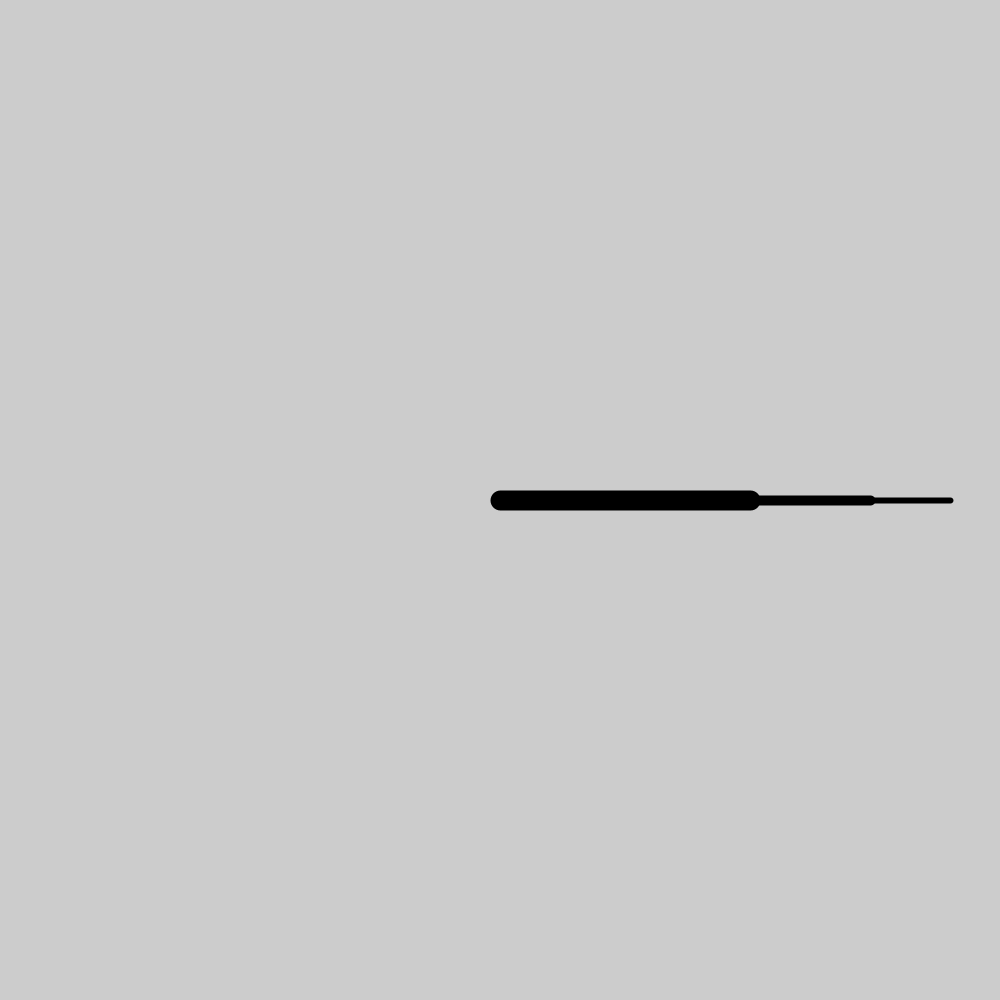
Frame 1 (no input)
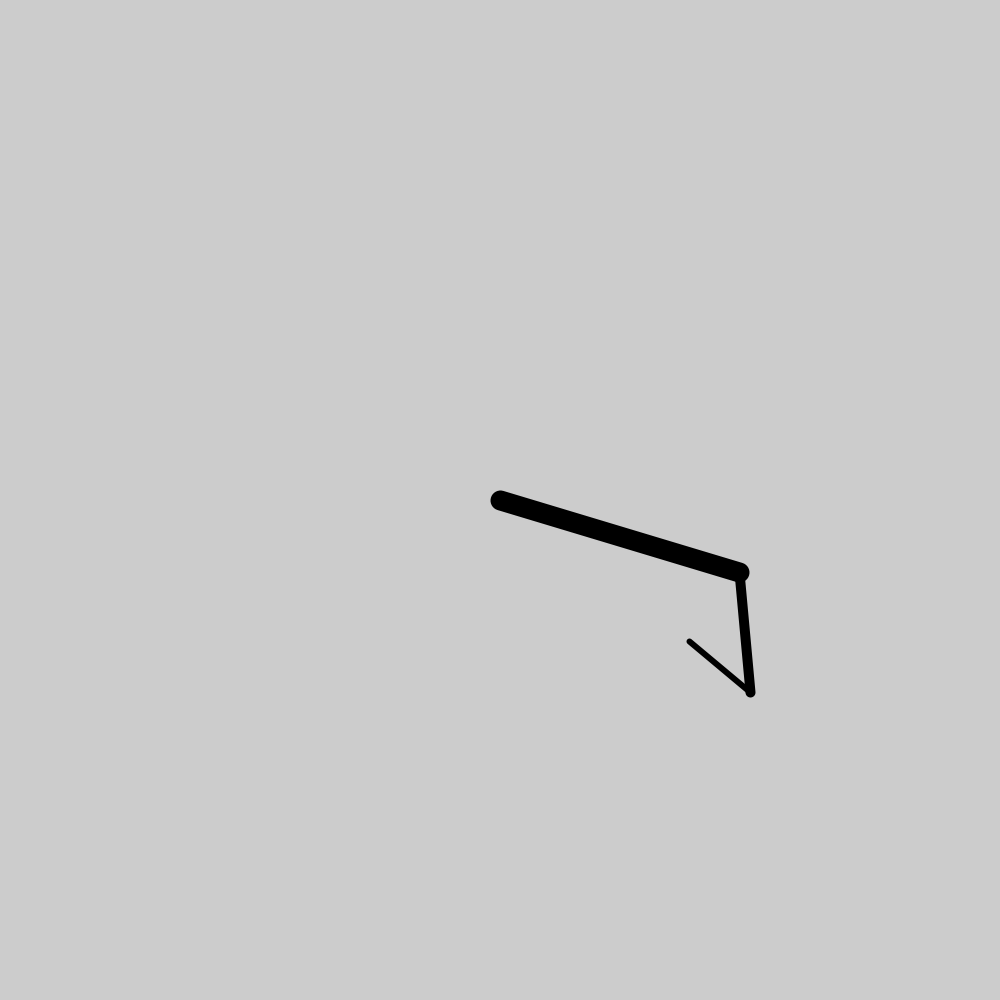
Frame 60 (the mouse pressed at the canvas centre just before this capture)
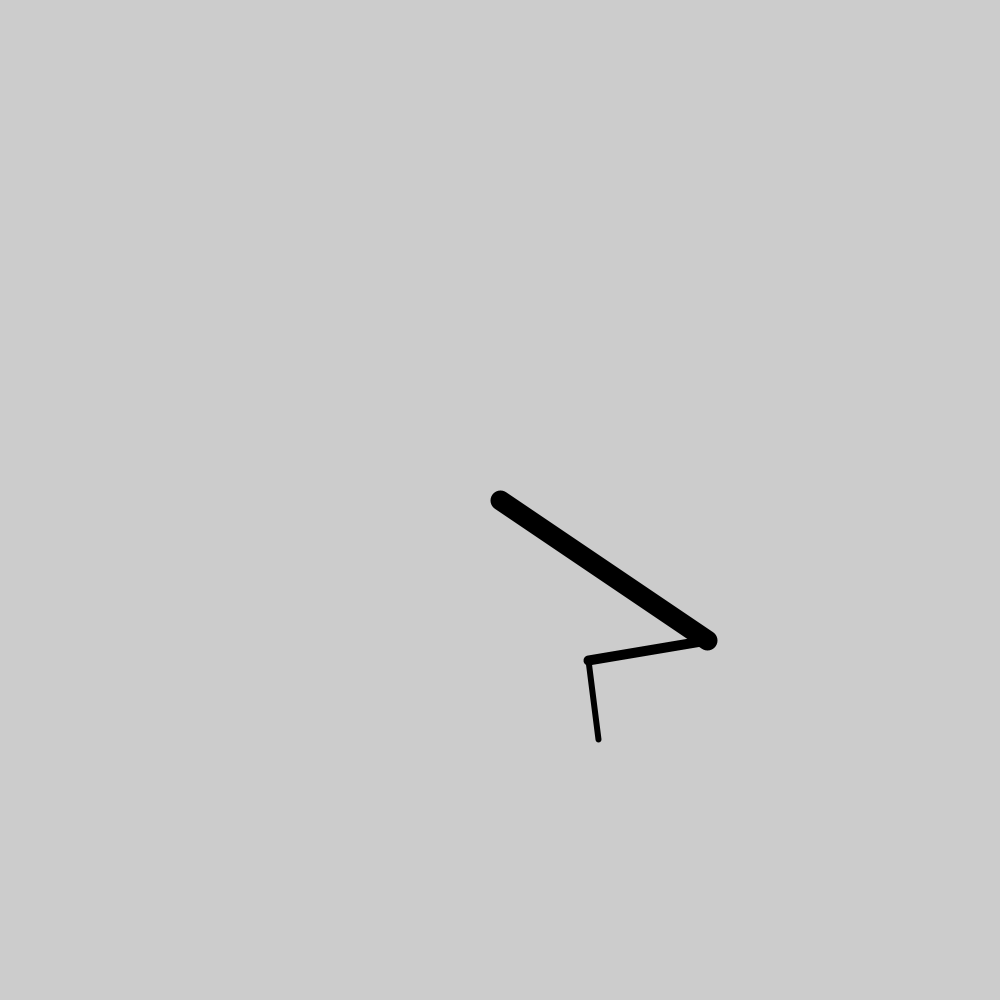
Frame 120 (the mouse held since frame 60 and released just before this capture)

The Processing sketch that drew these frames (run headless with seeded random() and noise(); from frame 60 on, the mouse is pressed at the canvas centre):

// Processing sketch: code_07_40
// ── code_07_40.pde
float angle = 0.0;
float angleDirection = 1;
float speed = 0.005;

void setup() {
  size(1000, 1000);
}

void draw() {
  background(204);
  
  translate(width/2, height/2);  // Move to start position
  rotate(angle);
  strokeWeight(20);
  line(0, 0, 250, 0);

  translate(250, 0);   // Move to next joint
  rotate(angle * 4.0);
  strokeWeight(10);
  line(0, 0, 120, 0);

  translate(120, 0);   // Move to next joint
  rotate(angle * 8);
  strokeWeight(6);
  line(0, 0, 80, 0);

  angle += speed * angleDirection;
 
  if ((angle > PI) || (angle < 0)) {
    angleDirection *= -1;
  }
  
}
